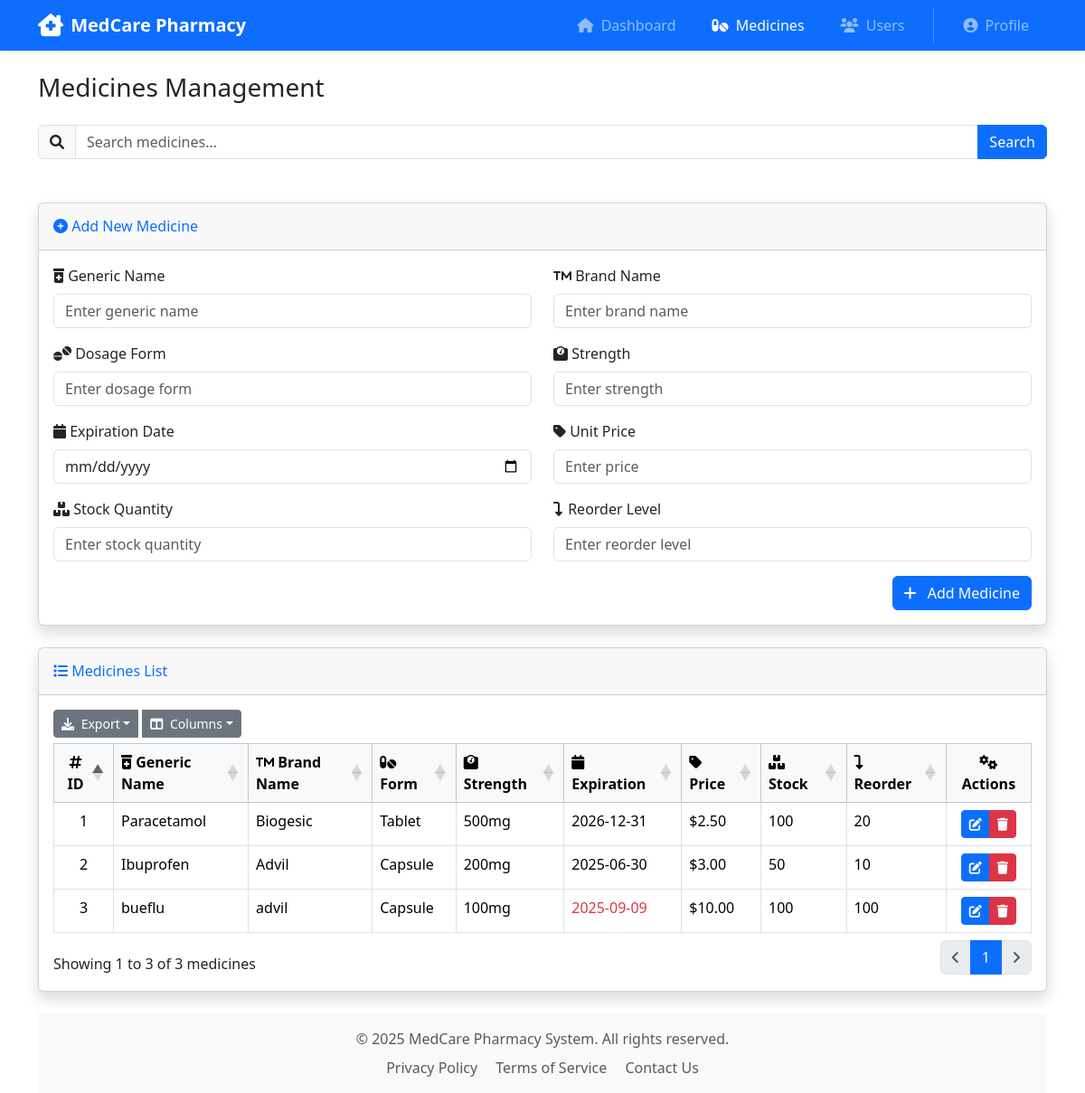
Before: /www/pharmacy/medicines.php with the older database file.
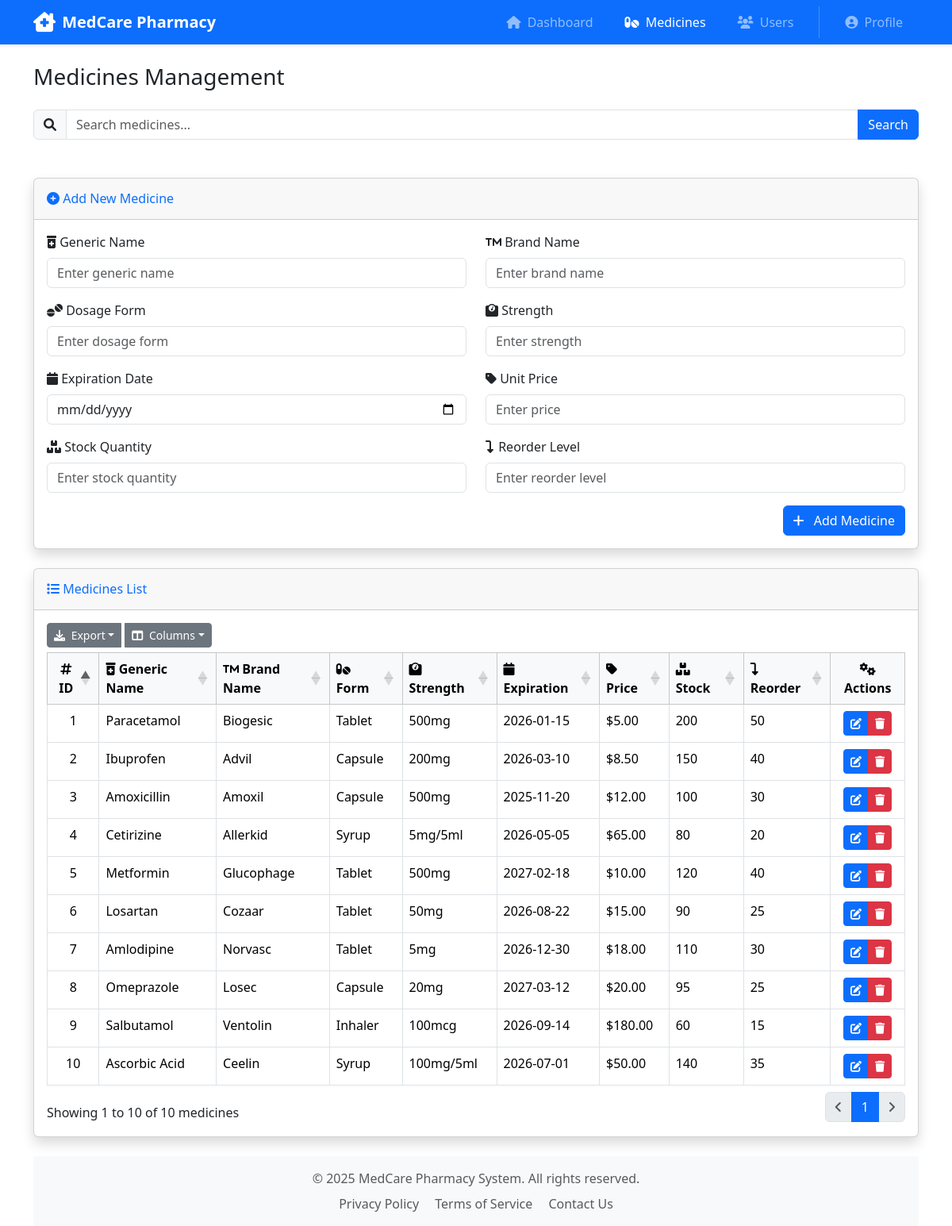
After: the same page with the newer database file.
### tables this page shows
CREATE TABLE `medicines` (
  `medicine_id` int(11) NOT NULL,
  `generic_name` varchar(100) NOT NULL,
  `brand_name` varchar(100) NOT NULL,
  `dosage_form` varchar(50) NOT NULL,
  `strength` varchar(50) NOT NULL,
  `expiration_date` date NOT NULL,
  `unit_price` decimal(10,2) NOT NULL,
  `stock_quantity` int(11) NOT NULL,
  `reorder_level` int(11) NOT NULL
);

### www/pharmacy/medicines.php (the view, shortened to what this page needs)
<?php
include('includes/database.php');
$keyword = '';
if (isset($_GET['q'])) {
    $keyword = mysqli_real_escape_string($conn,$_GET['q']);
    $sql = "SELECT * FROM medicines
            WHERE generic_name LIKE '%$keyword%'
               OR brand_name LIKE '%$keyword%'";
} else {
    $sql = "SELECT * FROM medicines";
}
$result = mysqli_query($conn,$sql);
?>
<!DOCTYPE html>
<html>
<head>
  <link rel="stylesheet" href="assets/css/bootstrap.min.css">
  <link rel="stylesheet" href="assets/css/fontawesome.min.css">
  <link rel="stylesheet" href="assets/css/dataTables.bootstrap5.min.css">
  <link rel="stylesheet" href="assets/css/buttons.bootstrap5.min.css">
  <link rel="stylesheet" href="assets/css/fixedHeader.bootstrap5.min.css">
</head>
<body>
  <nav class="navbar navbar-expand-lg navbar-dark bg-primary shadow-sm sticky-top">
    <div class="container">
      <a class="navbar-brand d-flex align-items-center" href="index.php">
        <i class="fas fa-clinic-medical fa-lg me-2"></i>
        <span class="fw-bold">MedCare Pharmacy</span>
      </a>
      <div class="collapse navbar-collapse" id="navbarNav">
        <ul class="navbar-nav ms-auto">
          <li class="nav-item mx-1">
            <a class="nav-link px-3 rounded-pill" href="index.php">
              <i class="fas fa-home me-1"></i> Dashboard
            </a>
          </li>
          <li class="nav-item mx-1">
            <a class="nav-link active px-3 rounded-pill" href="medicines.php">
              <i class="fas fa-pills me-1"></i> Medicines
            </a>
          </li>
          <li class="nav-item mx-1">
            <a class="nav-link px-3 rounded-pill" href="users.php">
              <i class="fas fa-users me-1"></i> Users
            </a>
          </li>
          <li class="nav-item mx-1 d-none d-lg-block">
          </li>
          <li class="nav-item mx-1">
            <a class="nav-link px-3 rounded-pill" href="profile.php">
              <i class="fas fa-user-circle me-1"></i> Profile
            </a>
          </li>
        </ul>
      </div>
    </div>
  </nav>
  <div class="container mt-4">
    <div class="row mb-4">
      <div class="col">
        <h2 class="h3 mb-4">Medicines Management</h2>
        <form method="get" class="mb-4">
          <div class="input-group">
            <span class="input-group-text"><i class="fas fa-search"></i></span>
            <input type="text" class="form-control" name="q" placeholder="Search medicines..." value="<?= htmlspecialchars($keyword) ?>">
            <button type="submit" class="btn btn-primary">Search</button>
          </div>
        </form>
      </div>
    </div>
    <div class="card shadow mb-4">
      <div class="card-header py-3">
        <h6 class="m-0 font-weight-bold text-primary"><i class="fas fa-plus-circle"></i> Add New Medicine</h6>
      </div>
      <div class="card-body">
        <form method="post">
          <div class="row">
            <div class="col-md-6 mb-3">
              <label class="form-label"><i class="fas fa-prescription-bottle-medical"></i> Generic Name</label>
              <input type="text" class="form-control" name="generic_name" placeholder="Enter generic name" required>
            </div>
            <div class="col-md-6 mb-3">
              <label class="form-label"><i class="fas fa-trademark"></i> Brand Name</label>
              <input type="text" class="form-control" name="brand_name" placeholder="Enter brand name">
            </div>
          </div>
          <div class="row">
            <div class="col-md-6 mb-3">
              <label class="form-label"><i class="fas fa-tablets"></i> Dosage Form</label>
              <input type="text" class="form-control" name="dosage_form" placeholder="Enter dosage form">
            </div>
            <div class="col-md-6 mb-3">
              <label class="form-label"><i class="fas fa-weight"></i> Strength</label>
              <input type="text" class="form-control" name="strength" placeholder="Enter strength">
            </div>
          </div>
          <div class="row">
            <div class="col-md-6 mb-3">
              <label class="form-label"><i class="fas fa-calendar"></i> Expiration Date</label>
              <input type="date" class="form-control" name="expiration_date">
            </div>
            <div class="col-md-6 mb-3">
              <label class="form-label"><i class="fas fa-tag"></i> Unit Price</label>
              <input type="number" step="0.01" class="form-control" name="unit_price" placeholder="Enter price">
            </div>
          </div>
          <div class="row">
            <div class="col-md-6 mb-3">
              <label class="form-label"><i class="fas fa-boxes"></i> Stock Quantity</label>
              <input type="number" class="form-control" name="stock_quantity" placeholder="Enter stock quantity">
            </div>
            <div class="col-md-6 mb-3">
              <label class="form-label"><i class="fas fa-level-down-alt"></i> Reorder Level</label>
              <input type="number" class="form-control" name="reorder_level" placeholder="Enter reorder level">
            </div>
          </div>
          <div class="text-end">
            <button type="submit" name="add" class="btn btn-primary">
              <i class="fas fa-plus me-2"></i> Add Medicine
            </button>
          </div>
        </form>
      </div>
    </div>
    <div class="card shadow mb-4">
      <div class="card-header py-3">
        <h6 class="m-0 font-weight-bold text-primary"><i class="fas fa-list"></i> Medicines List</h6>
      </div>
      <div class="card-body">
        <div class="table-responsive">
          <table id="medicinesTable" class="table table-bordered table-hover">
            <thead class="table-light">
              <tr>
                <th class="text-center"><i class="fas fa-hashtag"></i> ID</th>
                <th><i class="fas fa-prescription-bottle-medical"></i> Generic Name</th>
                <th><i class="fas fa-trademark"></i> Brand Name</th>
                <th><i class="fas fa-pills"></i> Form</th>
                <th><i class="fas fa-weight"></i> Strength</th>
                <th><i class="fas fa-calendar"></i> Expiration</th>
                <th><i class="fas fa-tag"></i> Price</th>
                <th><i class="fas fa-boxes"></i> Stock</th>
                <th><i class="fas fa-level-down-alt"></i> Reorder</th>
                <th class="text-center"><i class="fas fa-cogs"></i> Actions</th>
              </tr>
            </thead>
            <tbody>
              <?php while($row = mysqli_fetch_assoc($result)):
                $stock_class = '';
                if ($row['stock_quantity'] <= $row['reorder_level']) {
                  $stock_class = 'low-stock';
                }
                $expiry_class = '';
                $today = new DateTime();
                $expiry = new DateTime($row['expiration_date']);
                $diff = $today->diff($expiry);
                if ($diff->days <= 30) {
                  $expiry_class = 'text-expiring';
                }
              ?>
              <tr class="<?= $stock_class ?>">
                <td class="text-center"><?= $row['medicine_id'] ?></td>
                <td><?= htmlspecialchars($row['generic_name']) ?></td>
                <td><?= htmlspecialchars($row['brand_name']) ?></td>
                <td><?= htmlspecialchars($row['dosage_form']) ?></td>
                <td><?= htmlspecialchars($row['strength']) ?></td>
                <td class="<?= $expiry_class ?>"><?= $row['expiration_date'] ?></td>
                <td data-order="<?= $row['unit_price'] ?>">$<?= number_format($row['unit_price'], 2) ?></td>
                <td data-order="<?= $row['stock_quantity'] ?>"><?= $row['stock_quantity'] ?></td>
                <td><?= $row['reorder_level'] ?></td>
                <td class="text-center">
                  <div class="btn-group btn-group-sm" role="group">
                    <a href="edit.php?id=<?= $row['medicine_id'] ?>"
                       class="btn btn-primary" title="Edit">
                      <i class="fas fa-edit"></i>
                    </a>
                    <a href="?delete=<?= $row['medicine_id'] ?>"
                       onclick="return confirm('Are you sure you want to delete this medicine?')"
                       class="btn btn-danger" title="Delete">
                      <i class="fas fa-trash"></i>
                    </a>
                  </div>
                </td>
              </tr>
              <?php endwhile; ?>
            </tbody>
          </table>
        </div>
      </div>
    </div>
    <footer class="footer bg-light mt-auto py-3">
      <div class="container">
        <div class="text-center">
          <span class="text-muted">&copy; 2025 MedCare Pharmacy System. All rights reserved.</span>
          <div class="mt-2">
            <a href="#" class="text-decoration-none text-muted mx-2">Privacy Policy</a>
            <a href="#" class="text-decoration-none text-muted mx-2">Terms of Service</a>
            <a href="#" class="text-decoration-none text-muted mx-2">Contact Us</a>
          </div>
        </div>
      </div>
    </footer>
  </div>
</body>
</html>

### www/pharmacy/medicines.php (style rules this page uses)
.btn-group-sm > .btn { padding: 0.25rem 0.5rem; }
.table tbody tr.low-stock { background-color: rgba(255, 193, 7, 0.1) !important; }
.text-expiring { color: #dc3545 !important; }

Changed rows visible on the page:
changed medicines "Paracetamol": expiration_date "2026-12-31" → "2026-01-15"; unit_price "2.50" → "5.00"; stock_quantity "100" → "200"; reorder_level "20" → "50"
changed medicines "Ibuprofen": expiration_date "2025-06-30" → "2026-03-10"; unit_price "3.00" → "8.50"; stock_quantity "50" → "150"; reorder_level "10" → "40"
changed medicines id 3: generic_name "bueflu" → "Amoxicillin"; brand_name "advil" → "Amoxil"; strength "100mg" → "500mg"; expiration_date "2025-09-09" → "2025-11-20"; unit_price "10.00" → "12.00"; reorder_level "100" → "30"
added medicines: medicine_id "4", generic_name "Cetirizine", brand_name "Allerkid", dosage_form "Syrup", strength "5mg/5ml", expiration_date "2026-05-05", unit_price "65.00", stock_quantity "80", reorder_level "20"
added medicines: medicine_id "5", generic_name "Metformin", brand_name "Glucophage", dosage_form "Tablet", strength "500mg", expiration_date "2027-02-18", unit_price "10.00", stock_quantity "120", reorder_level "40"
added medicines: medicine_id "6", generic_name "Losartan", brand_name "Cozaar", dosage_form "Tablet", strength "50mg", expiration_date "2026-08-22", unit_price "15.00", stock_quantity "90", reorder_level "25"
added medicines: medicine_id "7", generic_name "Amlodipine", brand_name "Norvasc", dosage_form "Tablet", strength "5mg", expiration_date "2026-12-30", unit_price "18.00", stock_quantity "110", reorder_level "30"
added medicines: medicine_id "8", generic_name "Omeprazole", brand_name "Losec", dosage_form "Capsule", strength "20mg", expiration_date "2027-03-12", unit_price "20.00", stock_quantity "95", reorder_level "25"
added medicines: medicine_id "9", generic_name "Salbutamol", brand_name "Ventolin", dosage_form "Inhaler", strength "100mcg", expiration_date "2026-09-14", unit_price "180.00", stock_quantity "60", reorder_level "15"
added medicines: medicine_id "10", generic_name "Ascorbic Acid", brand_name "Ceelin", dosage_form "Syrup", strength "100mg/5ml", expiration_date "2026-07-01", unit_price "50.00", stock_quantity "140", reorder_level "35"
Other visible differences:
text written by a page script: "Export Columns Showing 1 to 3 of 3 medicines 1" → "Export Columns Showing 1 to 10 of 10 medicines 1"
